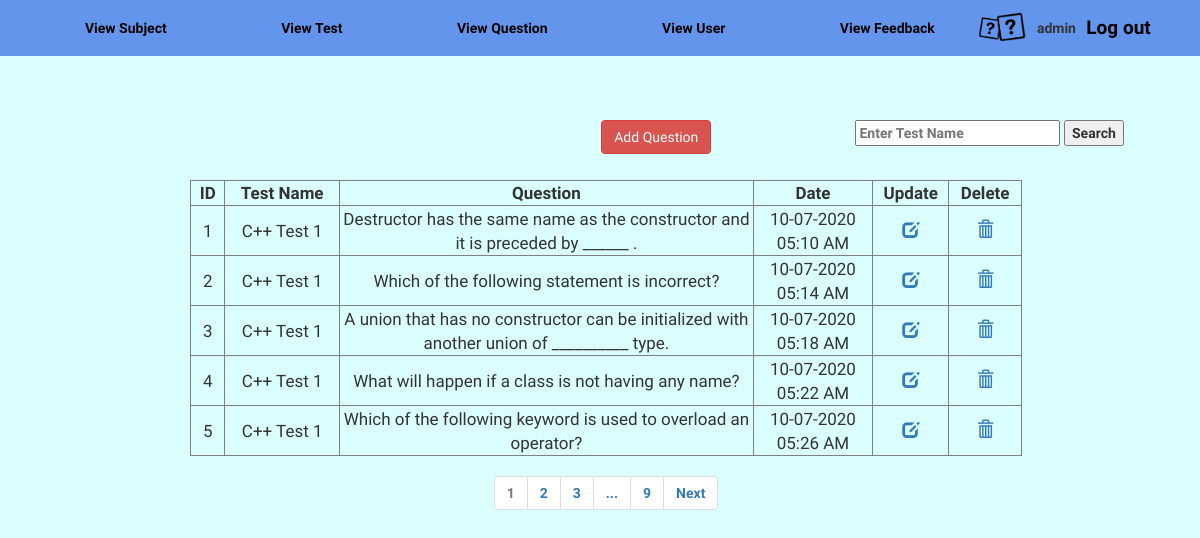
/adminViewQuestion.php (signed in), run on an earlier commit of the app's database.
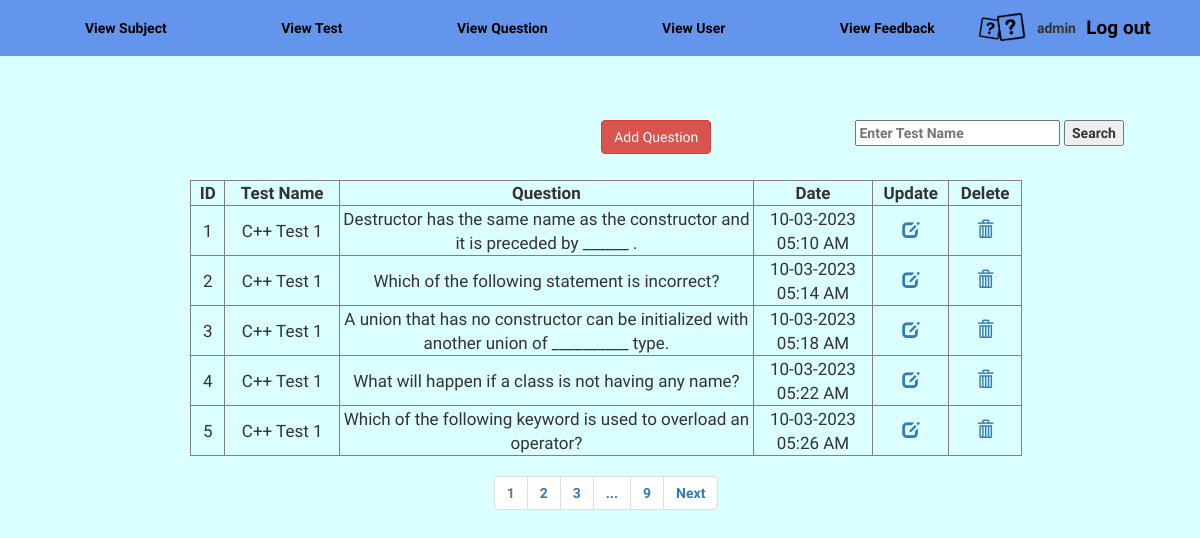
And on a later commit of the database.
### tables this page shows
CREATE TABLE `quiz_question` (
  `que_id` int(5) NOT NULL,
  `test_id` int(5) DEFAULT NULL,
  `que_desc` varchar(250) DEFAULT NULL,
  `ans1` varchar(275) DEFAULT NULL,
  `ans2` varchar(275) DEFAULT NULL,
  `ans3` varchar(275) DEFAULT NULL,
  `ans4` varchar(275) DEFAULT NULL,
  `true_ans` int(1) DEFAULT NULL,
  `date` timestamp NOT NULL DEFAULT current_timestamp()
);

CREATE TABLE `quiz_test` (
  `test_id` int(5) NOT NULL,
  `sub_id` int(5) DEFAULT NULL,
  `test_name` varchar(300) DEFAULT NULL,
  `date` timestamp NOT NULL DEFAULT current_timestamp()
);

### adminViewQuestion.php (the view, shortened to what this page needs)
<!DOCTYPE html>
<html>
<head>
<link rel="stylesheet" href="https://maxcdn.bootstrapcdn.com/bootstrap/3.3.6/css/bootstrap.min.css">
</head>
<body>
<?php include"adminMenu.php";?>
<center>
<div class="all-Table table-striped">
	<div class="search">
		<div class="move">
		<a class='btn btn-danger' href='adminQuestionAdd.php'>Add Question</a>
		</div>
		<form method="get">
			<input placeholder="Enter Test Name" type="text" name="searchTest">
			<input class="button" type="submit" name="buttonSubmitSearch" value="Search">
		</form>
	</div>
<table border="1px solid black" width="90%" >
<?php
	include"database.php";
	$number = 1;
	$results_per_page = 5;
	$current_page = isset($_GET['page']) ? $_GET['page'] : 1;
	$offset = ($current_page - 1) * $results_per_page;
	$currentNumber = ($current_page - 1) * $results_per_page + $number;
	if(isset($testN)){
		$result2=mysqli_query($con,"select q.que_id,t.test_name,q.que_desc,q.date from quiz_test t, quiz_question q where t.test_id=q.test_id and t.test_name LIKE '%$testN%' LIMIT $offset, $results_per_page");
		if(mysqli_num_rows($result2) <= 0 || $testN == ""){
			echo "<br>";
			echo "<br>";
			echo "<br>";
			echo "<br>";
			echo '<h1>No result found!</h1>';
		}else{
		echo "<table border='1px solid black' width='70%' >";
		echo "<br><br><br><tr><th>ID</th><th>Test Name</th><th>Question</th><th>Date</th><th>Update</th><th>Delete</th></tr>";
			while($test1 = mysqli_fetch_array($result2)){
			$id1=$test1['que_id'];
				echo"<tr><td width=70 height=50>".$currentNumber++."</td>";
				echo"<td width=260>" .$test1['test_name']."</td>";
				echo"<td width=1100>" .$test1['que_desc']."</td>";
				echo"<td width=280>" .date("d-m-Y ", strtotime($test1['date']))."<br>".date("h:i A ", strtotime($test1['date']))."</td>";
				echo "<td width=120><a href='editQuestion.php?que_id=$id1'><span class='glyphicon glyphicon-edit'></span></a></td>";
				echo "<td width=120><a href='deleteQuestion.php?que_id=$id1'><span class='glyphicon glyphicon-trash'></span></a></td></tr>";
			}
		echo "</table>";
		}
	$total_results = mysqli_query($con, "select count(*) as total from quiz_test t, quiz_question q where t.test_id=q.test_id and t.test_name LIKE '%$testN%'");
	$total_records = mysqli_fetch_assoc($total_results)['total'];
	$total_pages = ceil($total_records / $results_per_page);
	echo "<nav class='pagination_nav'>
		<ul class='pagination'>";
	if ($current_page > 1) {
		echo "<li class='page-item'>
		<a class='page-link' href='?page=".($current_page - 1)."&testN=$testN'>Prev</a>
		</li>";
	}
	if ($current_page > 3) {
		echo "<li class='page-item'><a class='page-link' href='?page=1&testN=$testN'>1</a></li>";
		if ($current_page > 4) {
			echo "<li class='page-item'><span>...</span></li>";
		}
	}
	for ($i=max(1, $current_page-2); $i<=min($current_page+2, $total_pages); $i++) {
		if ($i == $current_page) {
			echo "<li class='page-item disabled'>
			<a class='active' href='?page=$i&testN=$testN'>$i</a>
			</li>";
		} else {
			echo "<li class='page-item'>
			<a href='?page=$i&testN=$testN'>$i</a>
			</li>";
		}
	}
	if ($current_page < $total_pages-2) {
		if ($current_page < $total_pages-3) {
			echo "<li class='page-item'><span>...</span></li>";
		}
		echo "<li class='page-item'><a class='page-link' href='?page=$total_pages&subject=$testN'>$total_pages</a></li>";
	}
	if ($current_page < $total_pages) {
		echo "<li class='page-item'>
		<a href='?page=".($current_page + 1)."&testN=$testN'>Next</a>
		</li>";
	}
	echo "</ul> </nav>";
	}else{
		$result=mysqli_query($con,"select q.que_id,t.test_name,q.que_desc,q.date from quiz_question q, quiz_test t where t.test_id=q.test_id order by q.que_id LIMIT $offset, $results_per_page");
		echo "<table border='1px solid black' width='70%' >";
		echo "<br><br><br><tr><th>ID</th><th>Test Name</th><th>Question</th><th>Date</th><th>Update</th><th>Delete</th></tr>";
			while($test=mysqli_fetch_array($result)){
				$id=$test['que_id'];
				echo"<tr><td width=70 height=50>".$currentNumber++."</td>";
				echo"<td width=260>" .$test['test_name']."</td>";
				echo"<td width=1100>" .$test['que_desc']."</td>";
				echo"<td width=280>" .date("d-m-Y ", strtotime($test['date']))."<br>".date("h:i A ", strtotime($test['date']))."</td>";
				echo "<td width=120><a href='editQuestion.php?que_id=$id'><span class='glyphicon glyphicon-edit'></span></a></td>";
				echo "<td width=120><a href='deleteQuestion.php?que_id=$id'><span class='glyphicon glyphicon-trash'></span></a></td></tr>";
			}
		echo "</table>";
	$total_results = mysqli_query($con, "select count(*) as total from quiz_question");
	$total_records = mysqli_fetch_assoc($total_results)['total'];
	$total_pages = ceil($total_records / $results_per_page);
	echo "<nav class='pagination_nav'>
		<ul class='pagination'>";
	for ($i=max(1, $current_page-2); $i<=min($current_page+2, $total_pages); $i++) {
		if ($i == $current_page) {
			echo "<li class='page-item disabled'>
			<span>$i</span>
			</li>";
		} else {
			echo "<li class='page-item'>
			<a class='page-link' href='?page=$i'>$i</a>
			</li>";
		}
	}
	if ($current_page < $total_pages-2) {
		if ($current_page < $total_pages-3) {
			echo "<li class='page-item'><span>...</span></li>";
		}
		echo "<li class='page-item'><a class='page-link' href='?page=$total_pages'>$total_pages</a></li>";
	}
	if ($current_page < $total_pages) {
		echo "<li class='page-item'>
		<a class='page-link' href='?page=".($current_page + 1)."'>Next</a>
		</li>";
	}
	echo "</ul> </nav>";
	}
?>
</div>
</center>
</body>
</html>

### adminMenu.php (shortened to what this page needs)
<div style="position:fixed; width: 100%; z-index: 99;">
<div class="nav-container">
	<div class="nav">
		<a href="adminViewSubject.php">View Subject</a>
		<nav>
			<a href="adminViewTest.php">View Test</a>
			<a href="adminViewQuestion.php">View Question</a>
			<a href="adminViewUser.php">View User</a>
			<a href="adminViewUserFeedback.php">View Feedback</a>
		</nav>
<div class = "gg" >
		<?php
		if (isset($_SESSION['loginAdmin']) != "") {
			?>
			<?php
			echo'<a href="adminViewSubject.php"><img src="images/icon.png" width="50px" height="50px"></a>';
			?>
			<?php
			echo $_SESSION['loginAdmin'];
			?>
			<a href="logout.php" class="logoutText">Log out</a>
			<?php
			}
		?>
</div>
</div>
</div>
</div>

### adminViewQuestion.php (style rules this page uses)
body { margin:0; background-color:#DBFFFF; }
table,td,th { border-collapse: collapse; text-align: center; font-size: 17px; }
.all-Table { position: absolute; margin: 10% 1%; width: 99%; }
.search { position: absolute; padding-left:71%; font-weight: bold; }
.move { position: absolute; left: 53%; font-weight: bold; }
.pagination li { margin: -3px !important; display: inline; }
.pagination>li:first-child>a, .pagination>li:first-child>span { margin-left: 0; border-top-left-radius: 4px; border-bottom-left-radius: 4px; }
.pagination>li:last-child>a, .pagination>li:last-child>span { border-top-right-radius: 4px; border-bottom-right-radius: 4px; }
.pagination>li>a, .pagination>li>span { position: relative; padding: 6px 12px; margin-left: -1px; line-height: 1.42857143; color: #337ab7; text-decoration: none; background-color: #fff; border: 1px solid #ddd; }
.pagination li.page-item.disabled span { color: #777; }
.pagination_nav { text-align: center; margin: 0; position: initial; display: block; }

### adminMenu.php (style rules this page uses)
* { font-family: 'Merienda One', cursive; }
p,span { font-family: 'Yeseva One', cursive; }
.nav-container { position: absolute; width: 100%; background: #6495ED; padding: 18px 16px; }
.nav { position: relative; margin: 0 1%; font-weight: bold; }
nav { font-weight: bold; position: absolute; width: 100%; padding-bottom: 0%; height: 100%; align-items: center; display: inline-flex; }
.nav a { text-decoration: none; margin: 0 5%; color: black; }
.gg { font-weight: bold; display: inline-flex; position: absolute; margin-top: 0%; right: 0; width: 18%; height: 100%; align-items: center; }
.gg a { font-size: 30px; color: black; }
.gg .logoutText { font-size: 19px; }

What changed in the data, as far as the page shows it:
changed quiz_question "Destructor has the same name as the constructor and it is preceded by ______ .": date "10-07-2020" → "10-03-2023"
changed quiz_question "Which of the following statement is incorrect?": date "10-07-2020" → "10-03-2023"
changed quiz_question "05:18 AM": date "10-07-2020" → "10-03-2023"
changed quiz_question "What will happen if a class is not having any name?": date "10-07-2020" → "10-03-2023"
changed quiz_question "Which of the following keyword is used to overload an operator?": date "10-07-2020" → "10-03-2023"
